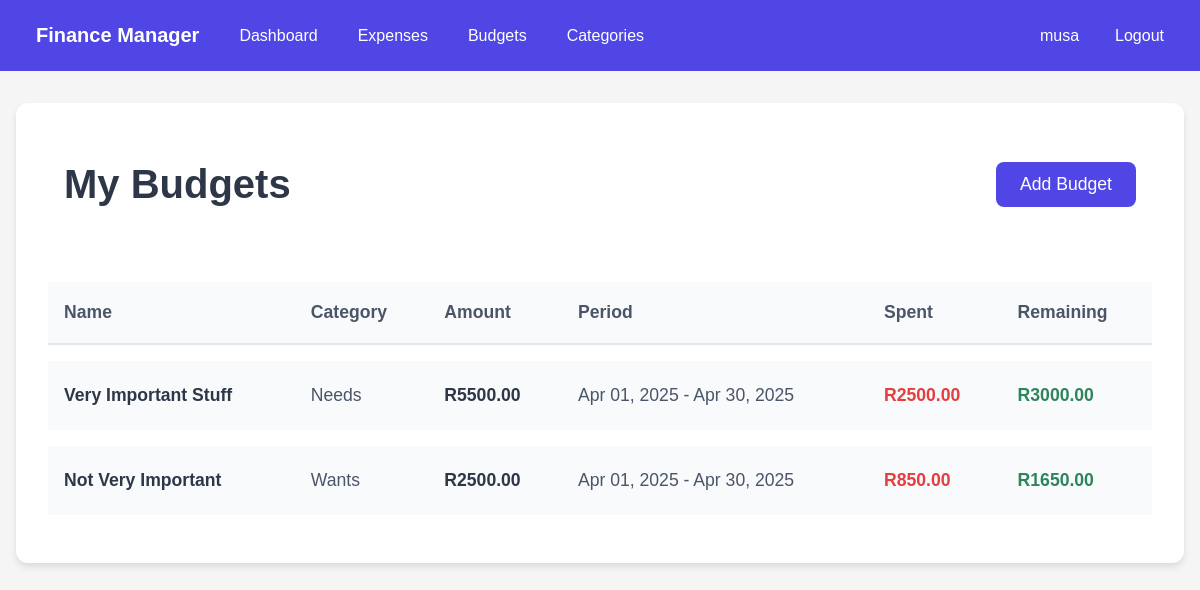
Page /budgets/ (signed in) on the committed database.
### finances/models.py (models this page shows, shortened)
class Budget(models.Model):
    name = models.CharField(max_length=100)
    amount = models.DecimalField(max_digits=10, decimal_places=2)
    start_date = models.DateField()
    end_date = models.DateField()
    category = models.ForeignKey(Category, on_delete=models.CASCADE)
    user = models.ForeignKey(User, on_delete=models.CASCADE, null=True)
    class Meta:
        ordering = ['-start_date']
    def get_spent_amount(self):
        return Expense.objects.filter(
            user=self.user,
            category=self.category,
            date__range=[self.start_date, self.end_date]
        ).aggregate(total=Sum('amount'))['total'] or 0
    def get_remaining_amount(self):
        return self.amount - self.get_spent_amount()

class Category(models.Model):
    name = models.CharField(max_length=50)
    description = models.TextField(blank=True)
    user = models.ForeignKey(User, on_delete=models.CASCADE, null=True)
    class Meta:
        verbose_name_plural = "Categories"
        ordering = ['name']

### finances/views.py (the view)
# urls.py: path('budgets/', views.budget_list, name='budget_list'),
@login_required
def budget_list(request):
    budgets = Budget.objects.filter(user=request.user)
    return render(request, 'finances/budget_list.html', {'budgets': budgets})

### finances/templates/finances/budget_list.html (shortened to what this page needs)
{% extends 'finances/base.html' %}
{% block content %}
<div class="budget-container">
    <div class="header-section">
        <h1 class="page-title">My Budgets</h1>
        <a href="{% url 'finances:budget_create' %}" class="add-button">Add Budget</a>
    </div>
    {% if budgets %}
        <div class="table-responsive">
            <table class="budget-table">
                <thead>
                    <tr>
                        <th>Name</th>
                        <th>Category</th>
                        <th>Amount</th>
                        <th>Period</th>
                        <th>Spent</th>
                        <th>Remaining</th>
                    </tr>
                </thead>
                <tbody>
                    {% for budget in budgets %}
                        <tr>
                            <td class="budget-name">{{ budget.name }}</td>
                            <td class="category-cell">{{ budget.category.name }}</td>
                            <td class="amount-cell">R{{ budget.amount|floatformat:2 }}</td>
                            <td class="period-cell">
                                {{ budget.start_date|date:"M d, Y" }} - {{ budget.end_date|date:"M d, Y" }}
                            </td>
                            <td class="spent-cell">R{{ budget.get_spent_amount|floatformat:2 }}</td>
                            <td class="remaining-cell">R{{ budget.get_remaining_amount|floatformat:2 }}</td>
                        </tr>
                    {% endfor %}
                </tbody>
            </table>
        </div>
    {% else %}
        <p class="empty-message">No budgets found. Add your first budget!</p>
    {% endif %}
</div>
{% endblock %}

### finances/templates/finances/base.html (shortened to what this page needs)
<!DOCTYPE html>
<html>
<head>
</head>
<body>
    <nav>
        <div class="container">
            <div class="nav-links">
                <a href="{% url 'finances:dashboard' %}" class="nav-brand">Finance Manager</a>
                {% if user.is_authenticated %}
                <a href="{% url 'finances:dashboard' %}">Dashboard</a>
                <a href="{% url 'finances:expense_list' %}">Expenses</a>
                <a href="{% url 'finances:budget_list' %}">Budgets</a>
                <a href="{% url 'finances:category_list' %}">Categories</a>
                {% endif %}
            </div>
            <div class="nav-links">
                {% if user.is_authenticated %}
                    <span style="margin-right: 1rem;">{{ user.username }}</span>
                    <a href="{% url 'finances:logout' %}">Logout</a>
                {% else %}
                    <a href="{% url 'finances:login' %}">Login</a>
                    <a href="{% url 'finances:register' %}">Register</a>
                {% endif %}
            </div>
        </div>
    </nav>
    <main>
        {% block content %}{% endblock %}
    </main>
</body>
</html>

### finances/templates/finances/base.html (style rules this page uses)
body { font-family: Arial, sans-serif; margin: 0; padding: 0; background-color: #f5f5f5; }
nav { background-color: #4f46e5; color: white; padding: 1rem; }
nav .container { display: flex; justify-content: space-between; max-width: 1200px; margin: 0 auto; }
nav a { color: white; text-decoration: none; padding: 0.5rem 1rem; margin: 0 0.25rem; }
.nav-brand { font-size: 1.25rem; font-weight: bold; }
.nav-links { display: flex; align-items: center; }
main { max-width: 1200px; margin: 2rem auto; padding: 0 1rem; }
.header-section { display: flex; justify-content: space-between; align-items: center; margin-bottom: 2rem; padding: 0 1rem; }
.page-title { font-size: 2.5rem; color: #2d3748; font-weight: 700; }
.add-button { background-color: #4f46e5; color: white; padding: 0.75rem 1.5rem; border-radius: 8px; font-size: 1.1rem; text-decoration: none; transition: background-color 0.3s; }

### finances/templates/finances/budget_list.html (style rules this page uses)
.budget-container { background: white; padding: 2rem; border-radius: 12px; box-shadow: 0 4px 6px rgba(0,0,0,0.1); margin: 2rem auto; max-width: 1200px; }
.header-section { display: flex; justify-content: space-between; align-items: center; margin-bottom: 2rem; padding: 0 1rem; }
.page-title { font-size: 2.5rem; color: #2d3748; font-weight: 700; }
.add-button { background-color: #4f46e5; color: white; padding: 0.75rem 1.5rem; border-radius: 8px; font-size: 1.1rem; text-decoration: none; transition: background-color 0.3s; }
.budget-table { width: 100%; border-collapse: separate; border-spacing: 0 1rem; }
.budget-table th { background-color: #f8fafc; padding: 1.25rem 1rem; font-size: 1.1rem; color: #4a5568; font-weight: 600; text-align: left; border-bottom: 2px solid #e2e8f0; }
.budget-table td { padding: 1.5rem 1rem; font-size: 1.1rem; background-color: #f8fafc; }
.budget-name { color: #2d3748; font-weight: 600; }
.category-cell { color: #4a5568; }
.amount-cell { font-weight: 600; color: #2d3748; }
.period-cell { color: #4a5568; font-size: 0.95rem; }
.spent-cell { color: #e53e3e; font-weight: 600; }
.remaining-cell { color: #2f855a; font-weight: 600; }

### rows in the picture
Budget: name "Very Important Stuff", category.name "Needs", amount "5500.00", start_date "Apr 01, 2025", end_date "Apr 30, 2025", get_spent_amount "2500.00", get_remaining_amount "3000.00"
Budget: name "Not Very Important", category.name "Wants", amount "2500.00", start_date "Apr 01, 2025", end_date "Apr 30, 2025", get_spent_amount "850.00", get_remaining_amount "1650.00"

### other values in the picture
{{ user.username }} "musa"
